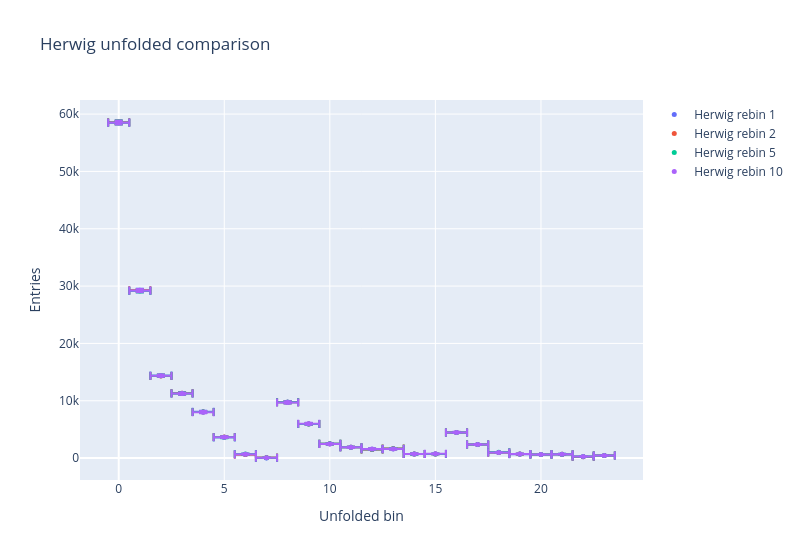

The code cell stored with this chart in its notebook:
### Code cell
import plotly.graph_objects as go

import plotly.graph_objects as go

fig = go.Figure()
for rf in rebin_factors:
    unfolded = loaded_outputs[rf]["unfolded"]
    unfolded_err = loaded_outputs[rf]["unfolded_err"]
    bins = np.arange(len(unfolded))
    fig.add_trace(go.Scatter(
        x=bins,
        y=unfolded,
        error_y=dict(type='data', array=unfolded_err, visible=True),
        error_x=dict(type='data', array=[0.5]*len(bins), visible=True),
        mode='markers',
        name=f"Herwig rebin {rf}",
        marker=dict(size=5)
    ))

fig.update_layout(
    title="Herwig unfolded comparison",
    xaxis_title="Unfolded bin",
    yaxis_title="Entries",
    showlegend=True,
    width=800  # Set width to half of a typical screen (assuming 1600px), adjust as needed
)
fig.show()

### Figure 1 — Plotly figure (JSON) as saved in the notebook; plotly's stock layout.template omitted (floating-point values rounded to 4 significant figures)
{"data": [{"error_x": {"array": [0.5, 0.5, 0.5, 0.5, 0.5, 0.5, 0.5, 0.5, 0.5, 0.5, 0.5, 0.5, 0.5, 0.5, 0.5, 0.5, 0.5, 0.5, 0.5, 0.5, 0.5, 0.5, 0.5, 0.5], "type": "data", "visible": true}, "error_y": {"array": [308.1, 261.7, 193.8, 200.2, 186.6, 142.9, 86.97, 30.52, 185.2, 156.1, 105.5, 103.5, 111.8, 113.2, 96.51, 54.34, 97.37, 85.26, 55.76, 48.98, 51.86, 57.11, 55.77, 40.97], "type": "data", "visible": true}, "marker": {"size": 5}, "mode": "markers", "name": "Herwig rebin 1", "type": "scatter", "x": [0, 1, 2, 3, 4, 5, 6, 7, 8, 9, 10, 11, 12, 13, 14, 15, 16, 17, 18, 19, 20, 21, 22, 23], "y": [58600.0, 29260.0, 14340.0, 11310.0, 8066.0, 3647.0, 645.3, 36.58, 9764.0, 5934.0, 2486.0, 1868.0, 1507.0, 1631.0, 728.6, 711.9, 4468.0, 2385.0, 986.1, 687.5, 613.2, 643.4, 237.5, 451.2]}, {"error_x": {"array": [0.5, 0.5, 0.5, 0.5, 0.5, 0.5, 0.5, 0.5, 0.5, 0.5, 0.5, 0.5, 0.5, 0.5, 0.5, 0.5, 0.5, 0.5, 0.5, 0.5, 0.5, 0.5, 0.5, 0.5], "type": "data", "visible": true}, "error_y": {"array": [308.3, 262.0, 194.2, 200.9, 187.3, 144.0, 90.17, 35.55, 185.4, 156.5, 106.0, 104.0, 112.3, 114.3, 97.71, 55.41, 97.54, 85.59, 56.07, 49.29, 52.16, 57.87, 56.48, 41.3], "type": "data", "visible": true}, "marker": {"size": 5}, "mode": "markers", "name": "Herwig rebin 2", "type": "scatter", "x": [0, 1, 2, 3, 4, 5, 6, 7, 8, 9, 10, 11, 12, 13, 14, 15, 16, 17, 18, 19, 20, 21, 22, 23], "y": [58530.0, 29230.0, 14330.0, 11310.0, 8030.0, 3669.0, 622.2, 83.96, 9743.0, 5951.0, 2494.0, 1884.0, 1511.0, 1652.0, 718.2, 720.4, 4471.0, 2391.0, 987.9, 695.8, 616.2, 667.7, 240.5, 454.7]}, {"error_x": {"array": [0.5, 0.5, 0.5, 0.5, 0.5, 0.5, 0.5, 0.5, 0.5, 0.5, 0.5, 0.5, 0.5, 0.5, 0.5, 0.5, 0.5, 0.5, 0.5, 0.5, 0.5, 0.5, 0.5, 0.5], "type": "data", "visible": true}, "error_y": {"array": [309.2, 264.1, 196.6, 203.5, 190.5, 147.7, 93.92, 35.67, 186.1, 158.1, 107.4, 105.3, 114.4, 116.1, 99.52, 56.36, 97.9, 86.35, 56.96, 50.1, 53.27, 59.14, 57.59, 41.6], "type": "data", "visible": true}, "marker": {"size": 5}, "mode": "markers", "name": "Herwig rebin 5", "type": "scatter", "x": [0, 1, 2, 3, 4, 5, 6, 7, 8, 9, 10, 11, 12, 13, 14, 15, 16, 17, 18, 19, 20, 21, 22, 23], "y": [58510.0, 29160.0, 14370.0, 11270.0, 8043.0, 3618.0, 692.9, 68.8, 9741.0, 5962.0, 2480.0, 1888.0, 1554.0, 1640.0, 702.7, 731.1, 4473.0, 2382.0, 998.4, 700.0, 630.3, 676.8, 262.2, 454.4]}, {"error_x": {"array": [0.5, 0.5, 0.5, 0.5, 0.5, 0.5, 0.5, 0.5, 0.5, 0.5, 0.5, 0.5, 0.5, 0.5, 0.5, 0.5, 0.5, 0.5, 0.5, 0.5, 0.5, 0.5, 0.5, 0.5], "type": "data", "visible": true}, "error_y": {"array": [312.3, 271.2, 204.5, 213.6, 202.4, 160.3, 105.5, 40.99, 187.9, 162.3, 111.2, 110.1, 119.8, 122.1, 105.2, 58.47, 99.18, 89.27, 59.23, 52.72, 55.35, 61.87, 61.26, 42.94], "type": "data", "visible": true}, "marker": {"size": 5}, "mode": "markers", "name": "Herwig rebin 10", "type": "scatter", "x": [0, 1, 2, 3, 4, 5, 6, 7, 8, 9, 10, 11, 12, 13, 14, 15, 16, 17, 18, 19, 20, 21, 22, 23], "y": [58500.0, 29200.0, 14380.0, 11250.0, 8009.0, 3642.0, 684.5, 71.9, 9711.0, 5979.0, 2465.0, 1885.0, 1590.0, 1598.0, 718.1, 737.6, 4482.0, 2380.0, 975.9, 727.5, 616.4, 683.7, 273.5, 449.8]}], "layout": {"showlegend": true, "title": {"text": "Herwig unfolded comparison"}, "width": 800, "xaxis": {"title": {"text": "Unfolded bin"}}, "yaxis": {"title": {"text": "Entries"}}}}
